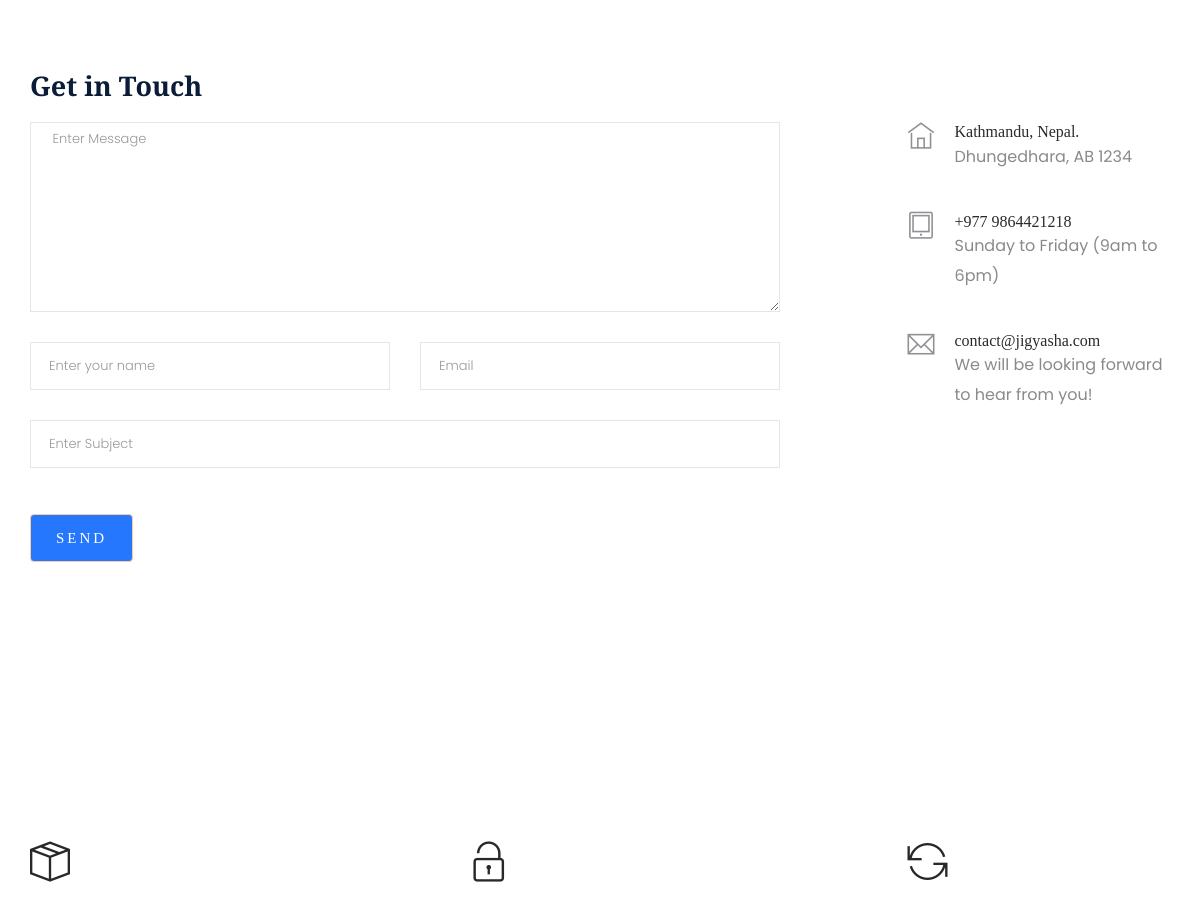
Page /contact/ (middle part) on the earlier database version.
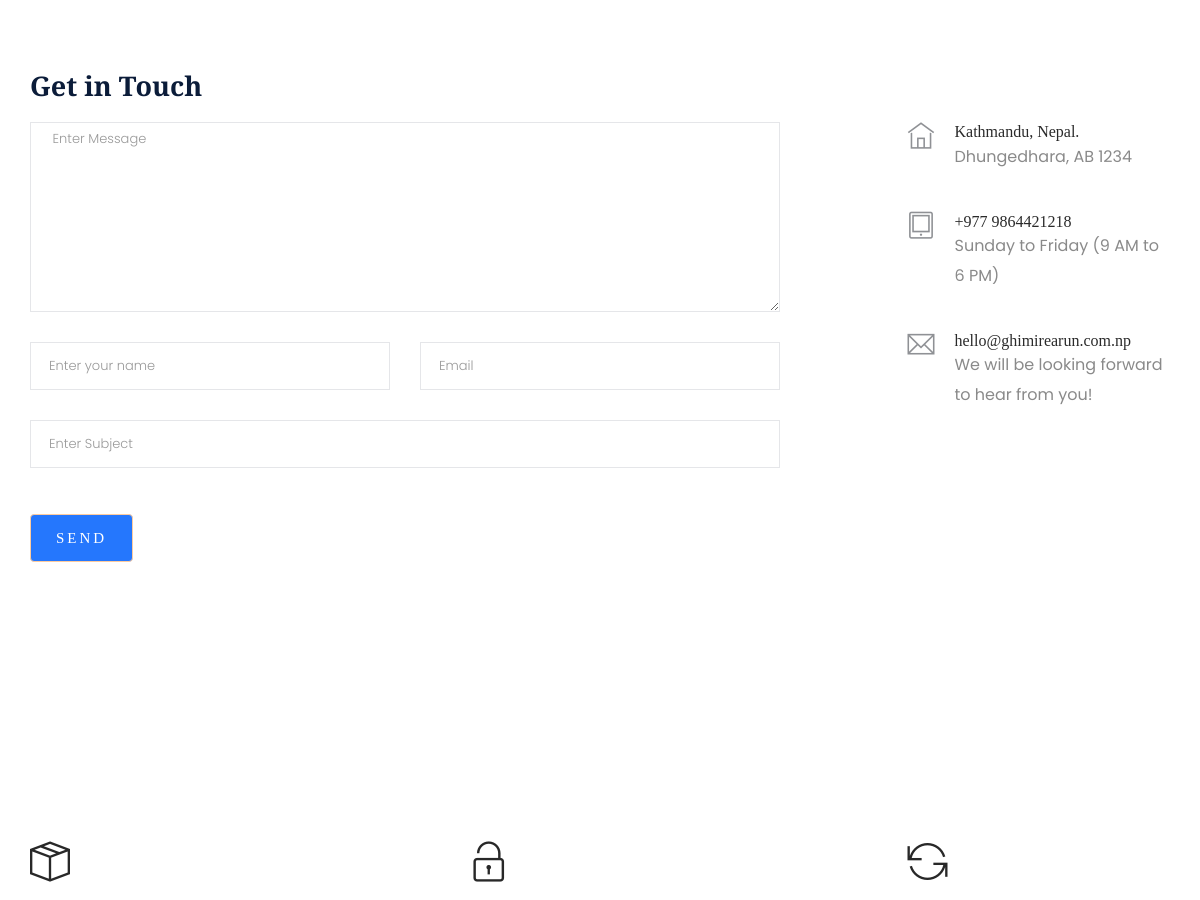
Same page on the later database version.
### contact/models.py (models this page shows, shortened)
class ContactU(models.Model):
    country = models.CharField(max_length=20)
    state = models.CharField(max_length=20)
    city = models.CharField(max_length=20)
    street = models.CharField(max_length=20)
    telephone = models.CharField(max_length=20)
    service_days = models.CharField(max_length=20)
    service_time = models.CharField(max_length=20)
    email = models.EmailField()

### contact/views.py (the view)
# urls.py: path('contact/', include('contact.urls')),
def contact(request):
    address = ContactU.objects.all()
    context = {'address':address}
    return render(request, 'contact.html', context)

### templates/contact.html (shortened to what this page needs)
{% extends 'base.html' %}
{% load static %}
{% block content %}
    <section class="contact-section">
            <div class="container">
                <div class="d-none d-sm-block mb-5 pb-4">
                </div>
                <div class="row">
                    <div class="col-12">
                        <h2 class="contact-title">Get in Touch</h2>
                    </div>
                    <div class="col-lg-8">
                        <form class="form-contact contact_form" action="contact_process.php" method="post" id="contactForm" novalidate="novalidate">
                            <div class="row">
                                <div class="col-12">
                                    <div class="form-group">
                                        <textarea class="form-control w-100" name="message" id="message" cols="30" rows="9" onfocus="this.placeholder = ''" onblur="this.placeholder = 'Enter Message'" placeholder=" Enter Message"></textarea>
                                    </div>
                                </div>
                                <div class="col-sm-6">
                                    <div class="form-group">
                                        <input class="form-control valid" name="name" id="name" type="text" onfocus="this.placeholder = ''" onblur="this.placeholder = 'Enter your name'" placeholder="Enter your name">
                                    </div>
                                </div>
                                <div class="col-sm-6">
                                    <div class="form-group">
                                        <input class="form-control valid" name="email" id="email" type="email" onfocus="this.placeholder = ''" onblur="this.placeholder = 'Enter email address'" placeholder="Email">
                                    </div>
                                </div>
                                <div class="col-12">
                                    <div class="form-group">
                                        <input class="form-control" name="subject" id="subject" type="text" onfocus="this.placeholder = ''" onblur="this.placeholder = 'Enter Subject'" placeholder="Enter Subject">
                                    </div>
                                </div>
                            </div>
                            <div class="form-group mt-3">
                                <button type="submit" class="button button-contactForm boxed-btn">Send</button>
                            </div>
                        </form>
                    </div>
                    {% for add in address %}
                    <div class="col-lg-3 offset-lg-1">
                        <div class="media contact-info">
                            <span class="contact-info__icon"><i class="ti-home"></i></span>
                            <div class="media-body">
                                <h3>{{add.state}}, {{add.country}}.</h3>
                                <p>{{add.city}}, {{add.street}}</p>
                            </div>
                        </div>
                        <div class="media contact-info">
                            <span class="contact-info__icon"><i class="ti-tablet"></i></span>
                            <div class="media-body">
                                <h3>{{add.telephone}}</h3>
                                <p>{{add.service_days}} ({{add.service_time}})</p>
                            </div>
                        </div>
                        <div class="media contact-info">
                            <span class="contact-info__icon"><i class="ti-email"></i></span>
                            <div class="media-body">
                                <h3>{{add.email}}</h3>
                                <p>We will be looking forward to hear from you!</p>
                            </div>
                        </div>
                    </div>
                    {% endfor %}
                </div>
            </div>
        </section>
{% endblock %}

Differences in the rows shown:
changed ContactU "Kathmandu": service_time "9am to 6pm" → "9 AM to 6 PM"; email "contact@jigyasha.com" → "hello@ghimirearun.com.np"
